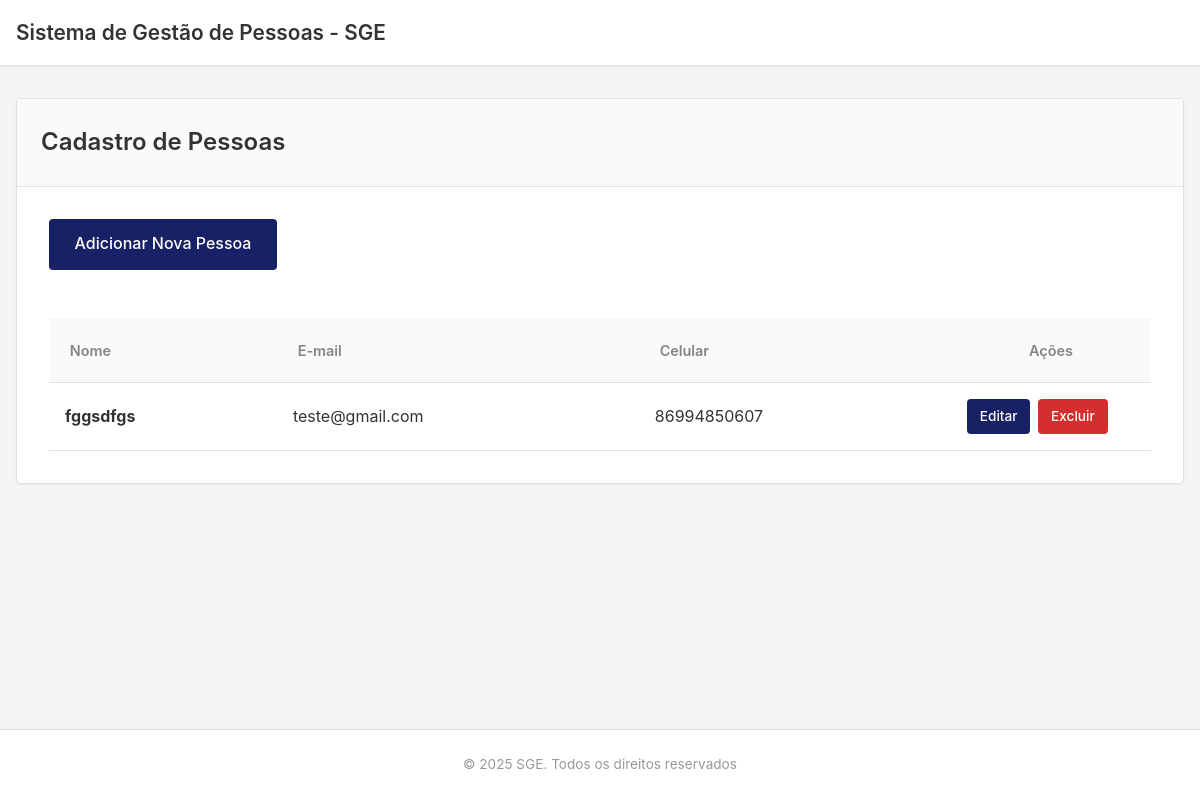
The page /pessoas/ on the database as committed earlier.
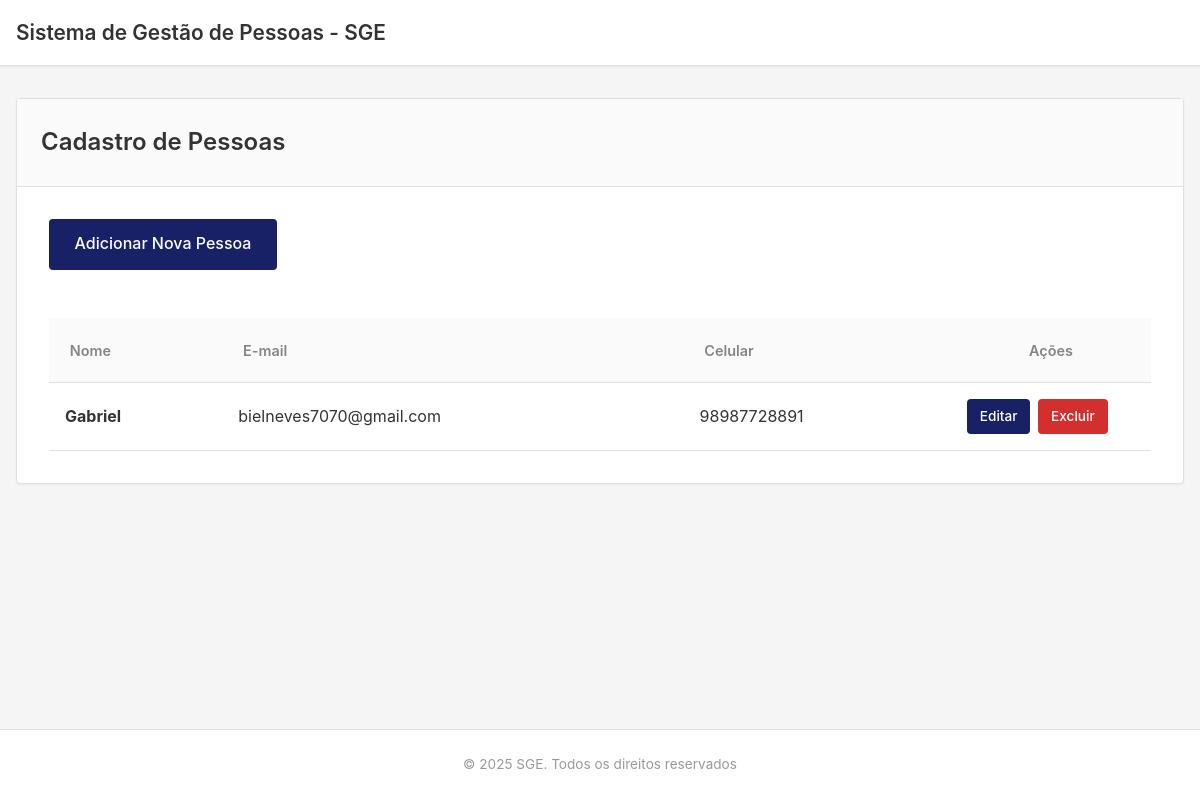
The same page on the database as committed later.
### sge/models.py (models this page shows, shortened)
class Pessoa(models.Model):
    nome = models.CharField(max_length = 120)
    email = models.CharField(max_length=150)
    celular = models.CharField(max_length=15)

### sge/views.py (the view)
# urls.py: path('', views.listar_pessoas, name='lista_pessoas'),
def listar_pessoas(request):
    pessoas = Pessoa.objects.all()
    return render(request, 'pessoas/lista.html', {'pessoas': pessoas})

### sge/templates/pessoas/lista.html (shortened to what this page needs)
{% extends "base.html" %}
{% block content %}
<div class="card">
    <div class="card-header">
        <h2> Cadastro de Pessoas</h2>
    </div>
    <div class="card-body">
        <div class="add-button">
            <a href="{% url 'criar_pessoa' %}" class="btn btn-primary btn-lg">
                 Adicionar Nova Pessoa
            </a>
        </div>
        {% if pessoas %}
        <div class="table-responsive">
            <table class="table table-hover">
                <thead>
                    <tr>
                        <th>Nome</th>
                        <th>E-mail</th>
                        <th>Celular</th>
                        <th style="width: 200px; text-align: center;">Ações</th>
                    </tr>
                </thead>
                <tbody>
                    {% for pessoa in pessoas %}
                    <tr>
                        <td>
                            <strong>{{ pessoa.nome }}</strong>
                        </td>
                        <td>{{ pessoa.email }}</td>
                        <td>{{ pessoa.celular }}</td>
                        <td>
                            <div class="action-buttons">
                                <a href="{% url 'alterar_pessoa' pessoa.id %}" class="btn btn-sm btn-primary">
                                     Editar
                                </a>
                                <a href="{% url 'excluir_pessoa' pessoa.id %}" class="btn btn-sm btn-danger" onclick="return confirm('Tem certeza que deseja excluir {{ pessoa.nome }}?');">
                                     Excluir
                                </a>
                            </div>
                        </td>
                    </tr>
                    {% endfor %}
                </tbody>
            </table>
        </div>
        {% else %}
        <div class="empty-state">
            <i class="fas fa-inbox"></i>
            <p><strong>Nenhuma pessoa cadastrada</strong></p>
            <p style="color: #9ca3af;">Clique em "Adicionar Nova Pessoa" para começar</p>
        </div>
        {% endif %}
    </div>
</div>
{% endblock %}

Rows that differ between the two databases and show on the page:
removed Pessoa: nome "fggsdfgs", email "teste@gmail.com", celular "86994850607"
added Pessoa: nome "Gabriel", email "bielneves7070@gmail.com", celular "98987728891"
